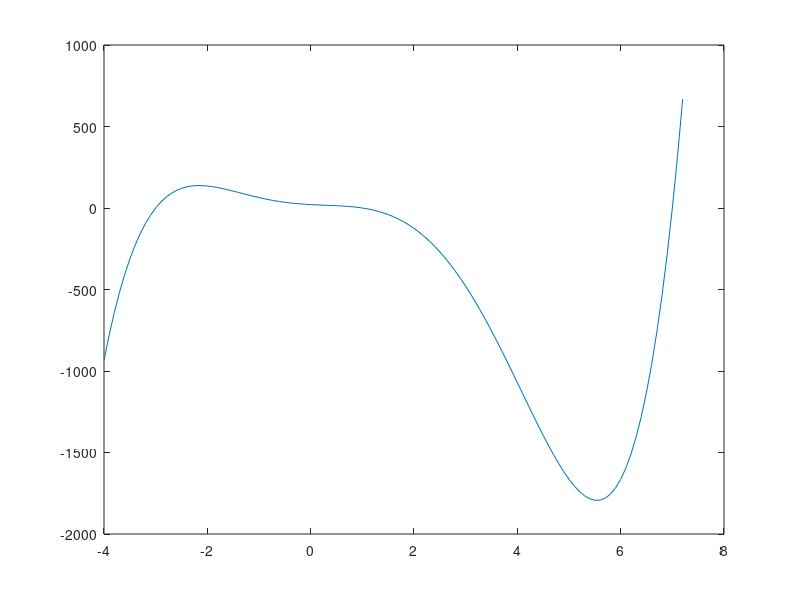

Source code (MATLAB):
p = [1, -5, -16, 16, -17, 21];

% b)
polyval(p, -2.5);

% a)
x = -4:0.1:7.2;
px = polyval(p, x);

plot(x, px);

% c)

roots(p)
polyval(p, 7)